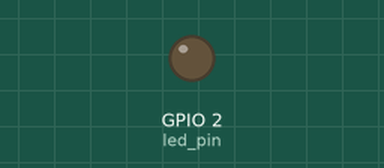
Bench run of a sketch on a simulated ESP32. Parts: output pins drawn as LEDs (lit = HIGH).

Above: at 1.81 s.
At 3.56 s:
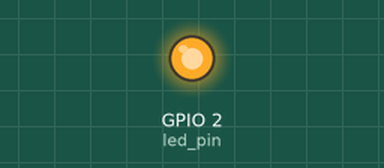
Timing chart, 0 to 5.9 s (numbered marks = the images above):
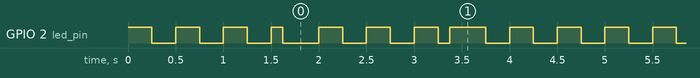

The sketch:

Intro_to_Freetos.ino
```cpp
//To use only one core
#if CONFIG_FREERTOS_UNICORE
static const BaseType_t app_cpu = 0;
#else
static const BaseType_t app_cpu = 1;
#endif


//Pins
static const int  LED_BUILTIN = 2;
static const int led_pin = LED_BUILTIN;

//Our task: blink a LED
void toggleLed1(void *parameter){
  while(1){
    digitalWrite(led_pin, HIGH);
    vTaskDelay(500/portTICK_PERIOD_MS);
    digitalWrite(led_pin, LOW);
    vTaskDelay(625/portTICK_PERIOD_MS);
  }
}


void toggleLed2(void *parameter){
  while(1){
    digitalWrite(led_pin, HIGH);
    vTaskDelay(250/portTICK_PERIOD_MS);
    digitalWrite(led_pin, LOW);
    vTaskDelay(250/portTICK_PERIOD_MS);
  }
}

void setup() {

  //Configure pin
  pinMode(led_pin, OUTPUT);

  //Task to tun forever
  xTaskCreatePinnedToCore(
                           toggleLed1,   //Function to be called
                           "Toggle Led", //Name of task
                           1024,        //Stack size(bytes in ESP32, word in FreeRTOS)
                           NULL,        //Parameter to pass to function (pointer)
                           1,           //Task priority (0 to configMAX_PRIORITIES -1)
                           NULL,        //Task Handle
                           app_cpu);

  xTaskCreatePinnedToCore(
                           toggleLed2,   //Function to be called
                           "Toggle Led", //Name of task
                           1024,        //Stack size(bytes in ESP32, word in FreeRTOS)
                           NULL,        //Parameter to pass to function (pointer)
                           2,           //Task priority (0 to configMAX_PRIORITIES -1)
                           NULL,        //Task Handle
                           app_cpu);


}

void loop() {

}
```

Measured:
- by itself, GPIO 2 (led_pin): repeats every 4.5 s: 2 × (LOW 0.25 s, HIGH 0.25 s), LOW 0.25 s, HIGH 0.12 s, LOW 0.38 s, 2 × (HIGH 0.25 s, LOW 0.25 s), HIGH 0.25 s, LOW 0.12 s, HIGH 0.38 s, 2 × (LOW 0.25 s, HIGH 0.25 s)
- by itself, everything shown: repeats every 4.5 s, in 18 steps
